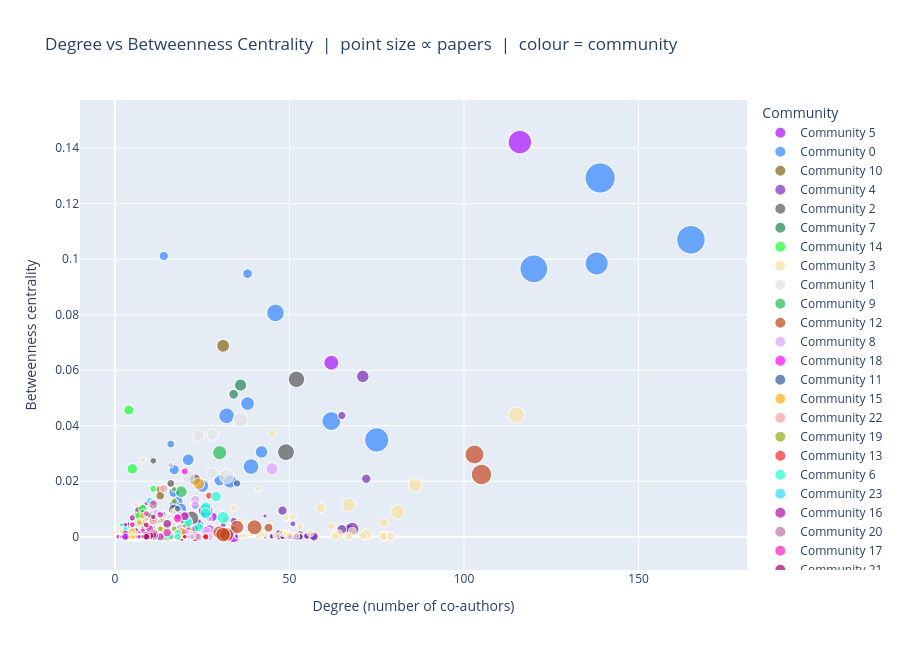

Write notebook code for a chart like this one.
### Markdown cell above
### 6c. Betweenness vs degree scatter — identifying bridges

### Code cell
# Treat community as a categorical label so plotly uses discrete colours
plot_df = centrality_df.copy()
plot_df['community_label'] = 'Community ' + plot_df['community'].fillna(-1).astype(int).astype(str)

fig_scatter = px.scatter(
    plot_df,
    x='degree',
    y='betweenness',
    size='papers',
    color='community_label',
    hover_name='name',
    hover_data={
        'institution': True,
        'country': True,
        'papers': True,
        'degree': True,
        'betweenness': ':.4f',
        'pagerank': ':.4f',
        'community_label': False,
    },
    title='Degree vs Betweenness Centrality  |  point size ∝ papers  |  colour = community',
    labels={
        'degree': 'Degree (number of co-authors)',
        'betweenness': 'Betweenness centrality',
        'community_label': 'Community',
    },
    color_discrete_sequence=px.colors.qualitative.Alphabet,
    size_max=30,
    height=650,
)
fig_scatter.update_traces(marker_opacity=0.7)
fig_scatter.update_layout(legend_title_text='Community')
fig_scatter.show()
